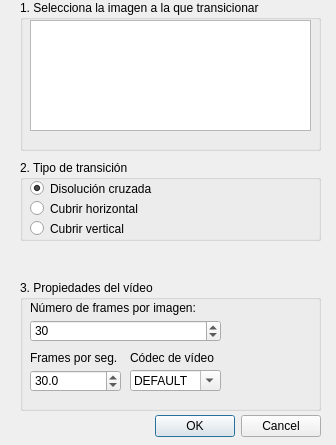
<?xml version="1.0" encoding="UTF-8"?>
<ui version="4.0">
 <class>TransicionImagenes</class>
 <widget class="QDialog" name="TransicionImagenes">
  <property name="geometry">
   <rect>
    <x>0</x>
    <y>0</y>
    <width>336</width>
    <height>445</height>
   </rect>
  </property>
  <property name="windowTitle">
   <string>Transición de imágenes</string>
  </property>
  <widget class="QDialogButtonBox" name="buttonBox">
   <property name="geometry">
    <rect>
     <x>-20</x>
     <y>410</y>
     <width>341</width>
     <height>32</height>
    </rect>
   </property>
   <property name="orientation">
    <enum>Qt::Horizontal</enum>
   </property>
   <property name="standardButtons">
    <set>QDialogButtonBox::Cancel|QDialogButtonBox::Ok</set>
   </property>
  </widget>
  <widget class="QGroupBox" name="groupBox">
   <property name="geometry">
    <rect>
     <x>20</x>
     <y>0</y>
     <width>301</width>
     <height>151</height>
    </rect>
   </property>
   <property name="title">
    <string>1. Selecciona la imagen a la que transicionar</string>
   </property>
   <widget class="QListWidget" name="listWidget">
    <property name="geometry">
     <rect>
      <x>10</x>
      <y>20</y>
      <width>281</width>
      <height>111</height>
     </rect>
    </property>
    <property name="alternatingRowColors">
     <bool>false</bool>
    </property>
    <property name="viewMode">
     <enum>QListView::ListMode</enum>
    </property>
    <property name="currentRow">
     <number>-1</number>
    </property>
   </widget>
  </widget>
  <widget class="QGroupBox" name="groupBox_2">
   <property name="geometry">
    <rect>
     <x>20</x>
     <y>280</y>
     <width>301</width>
     <height>131</height>
    </rect>
   </property>
   <property name="title">
    <string>3. Propiedades del vídeo</string>
   </property>
   <widget class="QLabel" name="label_5">
    <property name="geometry">
     <rect>
      <x>10</x>
      <y>70</y>
      <width>101</width>
      <height>16</height>
     </rect>
    </property>
    <property name="text">
     <string>Frames por seg.</string>
    </property>
   </widget>
   <widget class="QComboBox" name="comboBox">
    <property name="geometry">
     <rect>
      <x>110</x>
      <y>90</y>
      <width>91</width>
      <height>21</height>
     </rect>
    </property>
    <property name="editable">
     <bool>true</bool>
    </property>
    <property name="currentText">
     <string>DEFAULT</string>
    </property>
    <property name="currentIndex">
     <number>0</number>
    </property>
    <item>
     <property name="text">
      <string>DEFAULT</string>
     </property>
    </item>
    <item>
     <property name="text">
      <string>MPEG</string>
     </property>
    </item>
    <item>
     <property name="text">
      <string>MJPG</string>
     </property>
    </item>
    <item>
     <property name="text">
      <string>PIM1</string>
     </property>
    </item>
    <item>
     <property name="text">
      <string>DIVX</string>
     </property>
    </item>
    <item>
     <property name="text">
      <string>XVID</string>
     </property>
    </item>
   </widget>
   <widget class="QSpinBox" name="spinBox">
    <property name="geometry">
     <rect>
      <x>10</x>
      <y>40</y>
      <width>191</width>
      <height>22</height>
     </rect>
    </property>
    <property name="minimum">
     <number>1</number>
    </property>
    <property name="maximum">
     <number>10000</number>
    </property>
    <property name="value">
     <number>30</number>
    </property>
   </widget>
   <widget class="QLabel" name="label_4">
    <property name="geometry">
     <rect>
      <x>110</x>
      <y>70</y>
      <width>101</width>
      <height>16</height>
     </rect>
    </property>
    <property name="text">
     <string>Códec de vídeo</string>
    </property>
   </widget>
   <widget class="QDoubleSpinBox" name="doubleSpinBox">
    <property name="geometry">
     <rect>
      <x>10</x>
      <y>90</y>
      <width>91</width>
      <height>22</height>
     </rect>
    </property>
    <property name="decimals">
     <number>1</number>
    </property>
    <property name="minimum">
     <double>10.000000000000000</double>
    </property>
    <property name="maximum">
     <double>200.000000000000000</double>
    </property>
    <property name="value">
     <double>30.000000000000000</double>
    </property>
   </widget>
   <widget class="QLabel" name="label_3">
    <property name="geometry">
     <rect>
      <x>10</x>
      <y>20</y>
      <width>181</width>
      <height>16</height>
     </rect>
    </property>
    <property name="text">
     <string>Número de frames por imagen:</string>
    </property>
   </widget>
  </widget>
  <widget class="QGroupBox" name="groupBox_4">
   <property name="geometry">
    <rect>
     <x>20</x>
     <y>160</y>
     <width>301</width>
     <height>81</height>
    </rect>
   </property>
   <property name="title">
    <string>2. Tipo de transición</string>
   </property>
   <widget class="QRadioButton" name="radioButton_disolucion">
    <property name="geometry">
     <rect>
      <x>10</x>
      <y>20</y>
      <width>281</width>
      <height>17</height>
     </rect>
    </property>
    <property name="text">
     <string>Disolución cruzada</string>
    </property>
    <property name="checked">
     <bool>true</bool>
    </property>
   </widget>
   <widget class="QRadioButton" name="radioButton_cubrir">
    <property name="geometry">
     <rect>
      <x>10</x>
      <y>40</y>
      <width>281</width>
      <height>17</height>
     </rect>
    </property>
    <property name="text">
     <string>Cubrir horizontal</string>
    </property>
   </widget>
   <widget class="QRadioButton" name="radioButton_cubrir_2">
    <property name="geometry">
     <rect>
      <x>10</x>
      <y>60</y>
      <width>281</width>
      <height>17</height>
     </rect>
    </property>
    <property name="text">
     <string>Cubrir vertical</string>
    </property>
   </widget>
  </widget>
 </widget>
 <resources/>
 <connections>
  <connection>
   <sender>buttonBox</sender>
   <signal>accepted()</signal>
   <receiver>TransicionImagenes</receiver>
   <slot>accept()</slot>
   <hints>
    <hint type="sourcelabel">
     <x>248</x>
     <y>254</y>
    </hint>
    <hint type="destinationlabel">
     <x>157</x>
     <y>274</y>
    </hint>
   </hints>
  </connection>
  <connection>
   <sender>buttonBox</sender>
   <signal>rejected()</signal>
   <receiver>TransicionImagenes</receiver>
   <slot>reject()</slot>
   <hints>
    <hint type="sourcelabel">
     <x>316</x>
     <y>260</y>
    </hint>
    <hint type="destinationlabel">
     <x>286</x>
     <y>274</y>
    </hint>
   </hints>
  </connection>
 </connections>
</ui>
